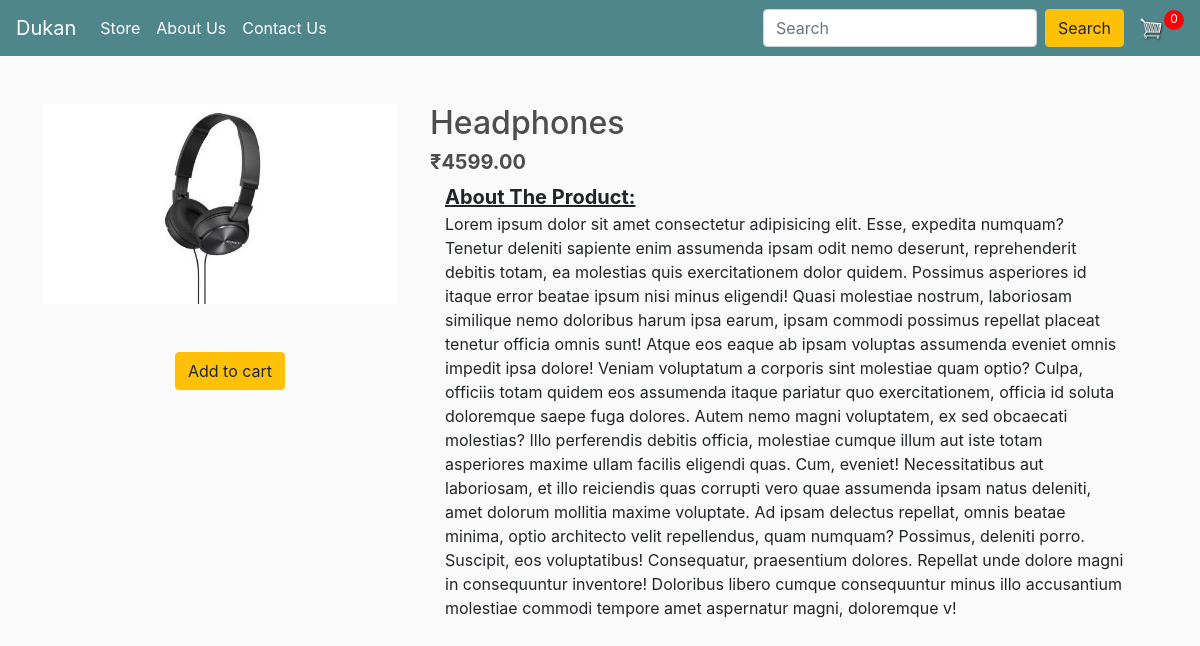
Page /productview/1 on the committed database.
### store/models.py (models this page shows, shortened)
class Product(models.Model):
    name = models.CharField(max_length=2000, null=True)
    price = models.FloatField()
    digital = models.BooleanField(default=False, null=True, blank=False)
    image = models.ImageField(null=True, blank=True)
    @property
    def imageURL(self):
        try:
            url = self.image.url
        except:
            url = ''
        return url

### store/views.py (the view)
# urls.py: path('productview/<int:myid>', views.prodview, name = "prodview"),
def prodview(request, myid):
    data = cartData(request)
    cartItems = data["cartItems"]
    products = Product.objects.all()
    product = Product.objects.filter(id=myid)
    return render(
        request,
        "store/prod_view.html",
        {
            "product": product[0],
            "products": products,
            "cartItems": cartItems,
        },
    )

### store/utils.py (called while the page is built, shortened)
def cookieCart(request):
    try:
        cart = json.loads(request.COOKIES["cart"])
    except:
        cart = {}
    print("Cart: ", cart)
    items = []
    order = {"get_cart_total": 0, "get_cart_items": 0, "shipping": False}
    cartItems = order["get_cart_items"]
    return {"cartItems": cartItems, "order": order, "items": items}

def cartData(request):
    if request.user.is_authenticated:
        customer = request.user.customer
        order, created = Order.objects.get_or_create(customer=customer, complete=False)
        items = order.orderitem_set.all()
        cartItems = order.get_cart_items
    else:
        cookieData = cookieCart(request)
        cartItems = cookieData["cartItems"]
        order = cookieData["order"]
        items = cookieData["items"]
    return {"cartItems": cartItems, "order": order, "items": items}

### store/templates/store/prod_view.html (shortened to what this page needs)
{% extends 'store/main.html' %}
{% block content %}
<div class="container my-4">
    <div class="row">
        <div class="col-md-4">
            <div class="row">
                <img src="{{product.imageURL}}" class="thumbnail" style="margin-right: 20px;">
            </div>
            <div class="row">
                <button data-product={{product.id}} data-action="add" class="btn btn-warning rounded update-cart my-5">Add to
                    cart</button>
            </div>
        </div>
        <div class="col-md-8">
            <h2>{{product.name}}</h2>
            <h5><b>₹{{product.price | floatformat:2}}</b></h5>
            <div class="container"><strong style="text-decoration: underline; font-size: 20px;">About The Product:</strong><p>Lorem ipsum dolor sit amet consectetur adipisicing elit. Esse, expedita numquam? Tenetur deleniti
                sapiente enim assumenda ipsam odit nemo deserunt, reprehenderit debitis totam, ea molestias quis
                exercitationem dolor quidem. Possimus asperiores id itaque error beatae ipsum nisi minus eligendi! Quasi
                molestiae nostrum, laboriosam similique nemo doloribus harum ipsa earum, ipsam commodi possimus repellat
                placeat tenetur officia omnis sunt! Atque eos eaque ab ipsam voluptas assumenda eveniet omnis impedit
                ipsa dolore! Veniam voluptatum a corporis sint molestiae quam optio? Culpa, officiis totam quidem eos
                assumenda itaque pariatur quo exercitationem, officia id soluta doloremque saepe fuga dolores. Autem
                nemo magni voluptatem, ex sed obcaecati molestias? Illo perferendis debitis officia, molestiae cumque
                illum aut iste totam asperiores maxime ullam facilis eligendi quas. Cum, eveniet! Necessitatibus aut
                laboriosam, et illo reiciendis quas corrupti vero quae assumenda ipsam natus deleniti, amet dolorum
                mollitia maxime voluptate. Ad ipsam delectus repellat, omnis beatae minima, optio architecto velit
                repellendus, quam numquam? Possimus, deleniti porro. Suscipit, eos voluptatibus! Consequatur,
                praesentium dolores. Repellat unde dolore magni in consequuntur inventore! Doloribus libero cumque
                consequuntur minus illo accusantium molestiae commodi tempore amet aspernatur magni, doloremque
                v!</p></div>
        </div>
    </div>
</div>
{% endblock %}

### static/css/main.css (style rules this page uses)
body { background-color: hsl(0, 0%, 98%); }
h1,h2,h3,h4,h5,h6 { color:hsl(0, 0%, 30%); }
.thumbnail { width: 100%; height: 200px; -webkit-box-shadow: -1px -3px 5px -2px rgba(214,214,214,1); -moz-box-shadow: -1px -3px 5px -2px rgba(214,214,214,1); box-shadow: -1px -3px 5px -2px rgba(214,214,214,1); }
.btn { border-radius: 0; }

### store/templates/store/prod_view.html (style rules this page uses)
.row { justify-content: center; }
.thumbnail { box-shadow: none !important; }

### rows in the picture
Product: imageURL (picture), name "Headphones", price "4599.00"

### other values in the picture
{{ cartItems }} "0"
